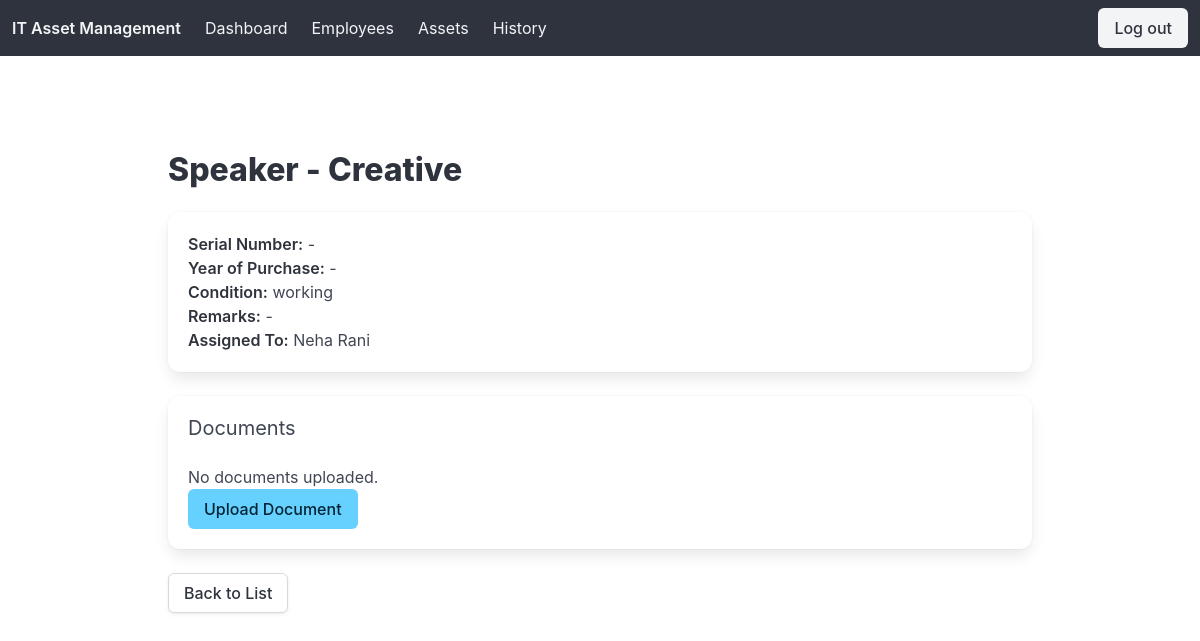
The app's page /assets/38/ (signed in) with its own data.
### assets/models.py (models this page shows, shortened)
class Asset(models.Model):
    asset_tag = models.UUIDField(default=uuid.uuid4, editable=False, unique=True)
    type = models.ForeignKey(AssetType, on_delete=models.CASCADE, related_name="assets")
    make_model = models.CharField(max_length=200)
    serial_number = models.CharField(max_length=100, blank=True, null=True)
    year_of_purchase = models.PositiveIntegerField()
    ram = models.CharField(max_length=100, blank=True, null=True)
    hdd = models.CharField(max_length=100, blank=True, null=True)
    ssd = models.CharField(max_length=100, blank=True, null=True)
    os = models.CharField(max_length=100, blank=True, null=True)
    condition = models.CharField(
        max_length=20, choices=CONDITION_CHOICES, default="working"
    )
    remarks = models.TextField(blank=True, null=True)
    is_active = models.BooleanField(default=True)
    alloted_to = models.ForeignKey(
        Employee,
        on_delete=models.SET_NULL,
        null=True,
        blank=True,
        related_name="assets",
    )
    created_at = models.DateTimeField(auto_now_add=True)
    class Meta:
        ordering = ["-created_at"]

class AssetType(models.Model):
    name = models.CharField(max_length=100, unique=True)
    category = models.CharField(max_length=100, blank=True, null=True)
    class Meta:
        verbose_name_plural = "Asset Types"

class Employee(models.Model):
    first_name = models.CharField(max_length=100)
    last_name = models.CharField(max_length=100)
    section = models.CharField(max_length=100, blank=True, null=True)
    designation = models.CharField(max_length=150)
    email = models.EmailField(unique=True, blank=True, null=True)
    phone = models.CharField(max_length=15, unique=True, blank=True, null=True)
    created_at = models.DateTimeField(auto_now_add=True)
    class Meta:
        ordering = ["first_name", "last_name"]

### assets/views/asset.py (the view)
# urls.py: path("assets/<int:pk>/", asset_detail, name="asset_detail"),
@login_required
def asset_detail(request, pk):
    asset = get_object_or_404(Asset.objects.select_related("type", "alloted_to"), pk=pk)
    return render(request, "assets/asset_detail.html", {"asset": asset})

### common/current_user.py (called while the page is built)
def set_current_user(user):
    _local.user = user

def clear_current_user():
    if hasattr(_local, "user"):
        del _local.user

    def __call__(self, request):
        set_current_user(getattr(request, "user", None))
        response = self.get_response(request)
        clear_current_user()
        return response

### assets/templates/assets/asset_detail.html (shortened to what this page needs)
{% extends "base.html" %}
{% block content %}
<section class="section">
    <div class="container">
        <h1 class="title">{{ asset.type.name }} - {{ asset.make_model }}</h1>
        <div class="box">
            <p><strong>Serial Number:</strong> {{ asset.serial_number|default:"-" }}</p>
            <p><strong>Year of Purchase:</strong> {{ asset.year_of_purchase|default:"-" }}</p>
            <p><strong>Condition:</strong> {{ asset.condition|default:"-" }}</p>
            <p><strong>Remarks:</strong> {{ asset.remarks|default:"-" }}</p>
            <p><strong>Assigned To:</strong>
              {% if asset.alloted_to %}
                {{ asset.alloted_to.first_name }} {{ asset.alloted_to.last_name }}
              {% else %}
                -
              {% endif %}
            </p>
        </div>
        <div class="box">
            <h2 class="subtitle">Documents</h2>
            {% if asset.documents.all %}
              <ul>
                {% for doc in asset.documents.all %}
                  <li><a href="{{ doc.document.url }}" target="_blank">{{ doc.name }}</a> (Uploaded on {{ doc.uploaded_at|date:"Y-m-d" }})</li>
                {% endfor %}
              </ul>
            {% else %}
              <p>No documents uploaded.</p>
            {% endif %}
            <a href="{% url 'upload_document' asset.id %}" class="button is-info">Upload Document</a>
        </div>
        <a href="{% url 'asset_list' %}" class="button">Back to List</a>
    </div>
</section>
{% endblock %}

### records on screen
Asset: type.name "Speaker", make_model "Creative", serial_number "-", year_of_purchase "-", condition "working", remarks "-", alloted_to.first_name "Neha", alloted_to.last_name "Rani"
